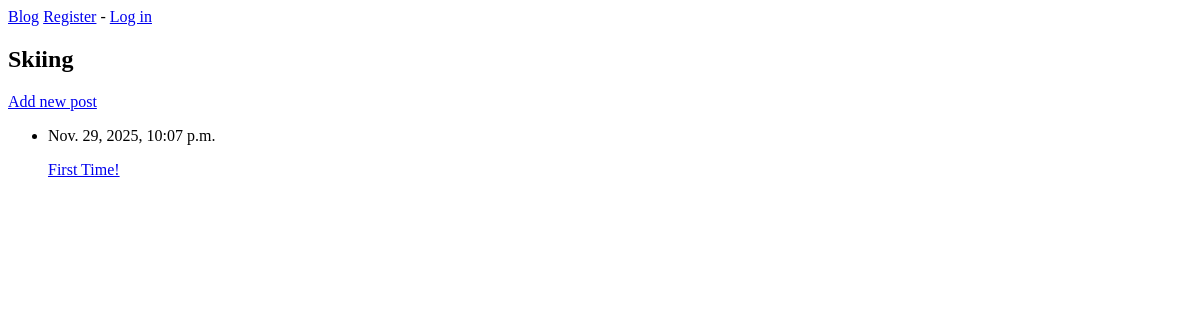
Page /blogs/1/ on the earlier database version.
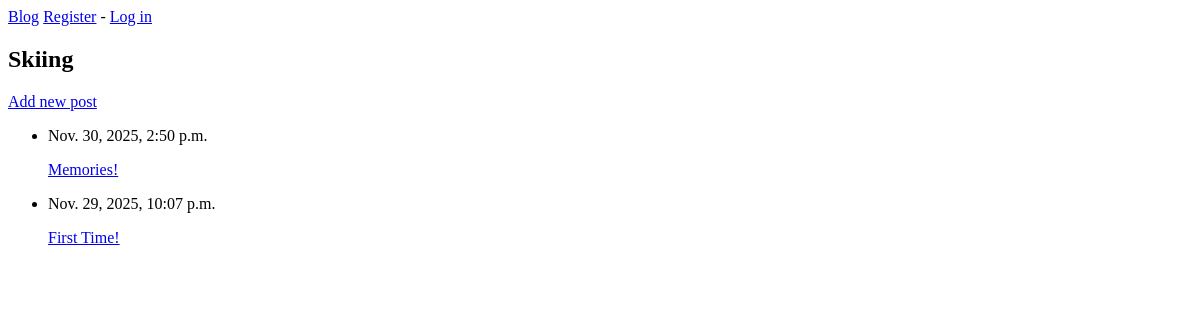
Same page on the later database version.
### blogs/models.py (models this page shows, shortened)
class Blog(models.Model):
    name = models.CharField(max_length=50)
    date_added = models.DateTimeField(auto_now_add=True)
    owner = models.ForeignKey(User, on_delete=models.CASCADE)

class BlogPost(models.Model):
    blog = models.ForeignKey(Blog, on_delete=models.CASCADE)
    title = models.CharField(max_length=100)
    content = models.TextField()
    date_added = models.DateTimeField(auto_now_add=True)

### blogs/views.py (the view)
# urls.py: path('blogs/<int:blog_id>/', views.blog, name='blog'),
def blog(request, blog_id):
    blog = Blog.objects.get(id=blog_id)
    posts = blog.blogpost_set.order_by('-date_added')
    context = {'blog': blog, 'posts': posts}
    return render(request, 'blogs/blog.html', context)

### blogs/templates/blogs/blog.html
{% extends "blogs/base.html" %}
{% block content %}
<h2>{{ blog.name }}</h2>
<a href="{% url 'blogs:new_post' blog.id %}">Add new post</a>
<ul>
    {% for post in posts %}
        <li>
        <p>{{ post.date_added }}</p>
        <a href="{% url 'blogs:edit_post' post.id %}">{{ post.title }}</a>
        </li>
    {% empty %}
        <li>No posts yet.</li>
    {% endfor %}
</ul>
{% endblock %}

### blogs/templates/blogs/base.html (shortened to what this page needs)
<p>
    <a href="{% url 'blogs:blogs' %}">Blog</a>
    {% if user.is_authenticated %}
    Hello, {{ user.username }}.
    {% else %}
    <a href="{% url 'accounts:register' %}">Register</a> -
    <a href="{% url 'accounts:login' %}">Log in</a>
    {% endif %}
</p>
{% block content %}{% endblock content %}

Differences in the rows shown:
added BlogPost: date_added "Nov. 30, 2025, 2:50 p.m.", title "Memories!"
